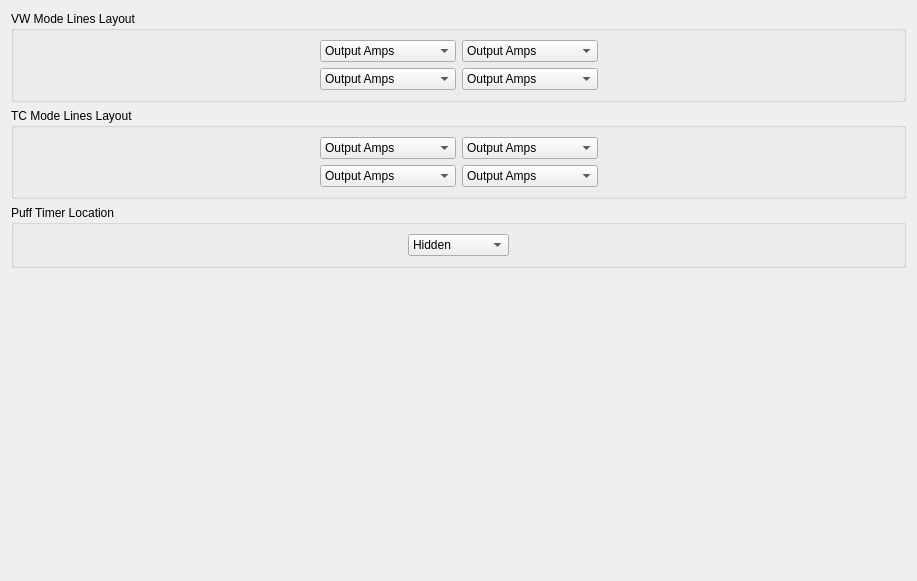
          <widget class="QWidget" name="layoutRPTab">
           <attribute name="title">
            <string>Layout RP</string>
           </attribute>
           <layout class="QVBoxLayout" name="verticalLayout_24">
            <item>
             <widget class="QGroupBox" name="groupBox_3">
              <property name="title">
               <string>VW Mode Lines Layout</string>
              </property>
              <layout class="QGridLayout" name="gridLayout_32">
               <item row="0" column="0">
                <spacer name="horizontalSpacer_10">
                 <property name="orientation">
                  <enum>Qt::Horizontal</enum>
                 </property>
                 <property name="sizeHint" stdset="0">
                  <size>
                   <width>242</width>
                   <height>20</height>
                  </size>
                 </property>
                </spacer>
               </item>
               <item row="0" column="1">
                <widget class="QComboBox" name="screenVWL1Combo">
                 <item>
                  <property name="text">
                   <string>Output Amps</string>
                  </property>
                 </item>
                 <item>
                  <property name="text">
                   <string>Live Resistance</string>
                  </property>
                 </item>
                 <item>
                  <property name="text">
                   <string>Coil Temperature</string>
                  </property>
                 </item>
                 <item>
                  <property name="text">
                   <string>Puffs</string>
                  </property>
                 </item>
                 <item>
                  <property name="text">
                   <string>Puffs Time</string>
                  </property>
                 </item>
                 <item>
                  <property name="text">
                   <string>Battery(s) Volts</string>
                  </property>
                 </item>
                 <item>
                  <property name="text">
                   <string>Battery + V</string>
                  </property>
                 </item>
                 <item>
                  <property name="text">
                   <string>Battery %</string>
                  </property>
                 </item>
                 <item>
                  <property name="text">
                   <string>Board Temperature</string>
                  </property>
                 </item>
                 <item>
                  <property name="text">
                   <string>Last Puff Time</string>
                  </property>
                 </item>
                 <item>
                  <property name="text">
                   <string>Last Power</string>
                  </property>
                 </item>
                 <item>
                  <property name="text">
                   <string>Last Temperature</string>
                  </property>
                 </item>
                </widget>
               </item>
               <item row="0" column="2">
                <widget class="QComboBox" name="screenVWL2Combo">
                 <item>
                  <property name="text">
                   <string>Output Amps</string>
                  </property>
                 </item>
                 <item>
                  <property name="text">
                   <string>Live Resistance</string>
                  </property>
                 </item>
                 <item>
                  <property name="text">
                   <string>Coil Temperature</string>
                  </property>
                 </item>
                 <item>
                  <property name="text">
                   <string>Puffs</string>
                  </property>
                 </item>
                 <item>
                  <property name="text">
                   <string>Puffs Time</string>
                  </property>
                 </item>
                 <item>
                  <property name="text">
                   <string>Battery(s) Volts</string>
                  </property>
                 </item>
                 <item>
                  <property name="text">
                   <string>Battery + V</string>
                  </property>
                 </item>
                 <item>
                  <property name="text">
                   <string>Battery %</string>
                  </property>
                 </item>
                 <item>
                  <property name="text">
                   <string>Board Temperature</string>
                  </property>
                 </item>
                 <item>
                  <property name="text">
                   <string>Last Puff Time</string>
                  </property>
                 </item>
                 <item>
                  <property name="text">
                   <string>Last Power</string>
                  </property>
                 </item>
                 <item>
                  <property name="text">
                   <string>Last Temperature</string>
                  </property>
                 </item>
                </widget>
               </item>
               <item row="0" column="3">
                <spacer name="horizontalSpacer_11">
                 <property name="orientation">
                  <enum>Qt::Horizontal</enum>
                 </property>
                 <property name="sizeHint" stdset="0">
                  <size>
                   <width>241</width>
                   <height>20</height>
                  </size>
                 </property>
                </spacer>
               </item>
               <item row="1" column="1">
                <widget class="QComboBox" name="screenVWL3Combo">
                 <item>
                  <property name="text">
                   <string>Output Amps</string>
                  </property>
                 </item>
                 <item>
                  <property name="text">
                   <string>Live Resistance</string>
                  </property>
                 </item>
                 <item>
                  <property name="text">
                   <string>Coil Temperature</string>
                  </property>
                 </item>
                 <item>
                  <property name="text">
                   <string>Puffs</string>
                  </property>
                 </item>
                 <item>
                  <property name="text">
                   <string>Puffs Time</string>
                  </property>
                 </item>
                 <item>
                  <property name="text">
                   <string>Battery(s) Volts</string>
                  </property>
                 </item>
                 <item>
                  <property name="text">
                   <string>Battery + V</string>
                  </property>
                 </item>
                 <item>
                  <property name="text">
                   <string>Battery %</string>
                  </property>
                 </item>
                 <item>
                  <property name="text">
                   <string>Board Temperature</string>
                  </property>
                 </item>
                 <item>
                  <property name="text">
                   <string>Last Puff Time</string>
                  </property>
                 </item>
                 <item>
                  <property name="text">
                   <string>Last Power</string>
                  </property>
                 </item>
                 <item>
                  <property name="text">
                   <string>Last Temperature</string>
                  </property>
                 </item>
                </widget>
               </item>
               <item row="1" column="2">
                <widget class="QComboBox" name="screenVWL4Combo">
                 <item>
                  <property name="text">
                   <string>Output Amps</string>
                  </property>
                 </item>
                 <item>
                  <property name="text">
                   <string>Live Resistance</string>
                  </property>
                 </item>
                 <item>
                  <property name="text">
                   <string>Coil Temperature</string>
                  </property>
                 </item>
                 <item>
                  <property name="text">
                   <string>Puffs</string>
                  </property>
                 </item>
                 <item>
                  <property name="text">
                   <string>Puffs Time</string>
                  </property>
                 </item>
                 <item>
                  <property name="text">
                   <string>Battery(s) Volts</string>
                  </property>
                 </item>
                 <item>
                  <property name="text">
                   <string>Battery + V</string>
                  </property>
                 </item>
                 <item>
                  <property name="text">
                   <string>Battery %</string>
                  </property>
                 </item>
                 <item>
                  <property name="text">
                   <string>Board Temperature</string>
                  </property>
                 </item>
                 <item>
                  <property name="text">
                   <string>Last Puff Time</string>
                  </property>
                 </item>
                 <item>
                  <property name="text">
                   <string>Last Power</string>
                  </property>
                 </item>
                 <item>
                  <property name="text">
                   <string>Last Temperature</string>
                  </property>
                 </item>
                </widget>
               </item>
              </layout>
             </widget>
            </item>
            <item>
             <widget class="QGroupBox" name="groupBox_4">
              <property name="title">
               <string>TC Mode Lines Layout</string>
              </property>
              <layout class="QGridLayout" name="gridLayout_33">
               <item row="0" column="0">
                <spacer name="horizontalSpacer_12">
                 <property name="orientation">
                  <enum>Qt::Horizontal</enum>
                 </property>
                 <property name="sizeHint" stdset="0">
                  <size>
                   <width>242</width>
                   <height>20</height>
                  </size>
                 </property>
                </spacer>
               </item>
               <item row="0" column="1">
                <widget class="QComboBox" name="screenTCL1Combo">
                 <item>
                  <property name="text">
                   <string>Output Amps</string>
                  </property>
                 </item>
                 <item>
                  <property name="text">
                   <string>Live Resistance</string>
                  </property>
                 </item>
                 <item>
                  <property name="text">
                   <string>Coil Temperature</string>
                  </property>
                 </item>
                 <item>
                  <property name="text">
                   <string>Puffs</string>
                  </property>
                 </item>
                 <item>
                  <property name="text">
                   <string>Puffs Time</string>
                  </property>
                 </item>
                 <item>
                  <property name="text">
                   <string>Battery(s) Volts</string>
                  </property>
                 </item>
                 <item>
                  <property name="text">
                   <string>Battery + V</string>
                  </property>
                 </item>
                 <item>
                  <property name="text">
                   <string>Battery %</string>
                  </property>
                 </item>
                 <item>
                  <property name="text">
                   <string>Board Temperature</string>
                  </property>
                 </item>
                 <item>
                  <property name="text">
                   <string>Last Puff Time</string>
                  </property>
                 </item>
                 <item>
                  <property name="text">
                   <string>Last Power</string>
                  </property>
                 </item>
                 <item>
                  <property name="text">
                   <string>Last Temperature</string>
                  </property>
                 </item>
                </widget>
               </item>
               <item row="0" column="2">
                <widget class="QComboBox" name="screenTCL2Combo">
                 <item>
                  <property name="text">
                   <string>Output Amps</string>
                  </property>
                 </item>
                 <item>
                  <property name="text">
                   <string>Live Resistance</string>
                  </property>
                 </item>
                 <item>
                  <property name="text">
                   <string>Coil Temperature</string>
                  </property>
                 </item>
                 <item>
                  <property name="text">
                   <string>Puffs</string>
                  </property>
                 </item>
                 <item>
                  <property name="text">
                   <string>Puffs Time</string>
                  </property>
                 </item>
                 <item>
                  <property name="text">
                   <string>Battery(s) Volts</string>
                  </property>
                 </item>
                 <item>
                  <property name="text">
                   <string>Battery + V</string>
                  </property>
                 </item>
                 <item>
                  <property name="text">
                   <string>Battery %</string>
                  </property>
                 </item>
                 <item>
                  <property name="text">
                   <string>Board Temperature</string>
                  </property>
                 </item>
                 <item>
                  <property name="text">
                   <string>Last Puff Time</string>
                  </property>
                 </item>
                 <item>
                  <property name="text">
                   <string>Last Power</string>
                  </property>
                 </item>
                 <item>
                  <property name="text">
                   <string>Last Temperature</string>
                  </property>
                 </item>
                </widget>
               </item>
               <item row="0" column="3">
                <spacer name="horizontalSpacer_13">
                 <property name="orientation">
                  <enum>Qt::Horizontal</enum>
                 </property>
                 <property name="sizeHint" stdset="0">
                  <size>
                   <width>241</width>
                   <height>20</height>
                  </size>
                 </property>
                </spacer>
               </item>
               <item row="1" column="1">
                <widget class="QComboBox" name="screenTCL3Combo">
                 <item>
                  <property name="text">
                   <string>Output Amps</string>
                  </property>
                 </item>
                 <item>
                  <property name="text">
                   <string>Live Resistance</string>
                  </property>
                 </item>
                 <item>
                  <property name="text">
                   <string>Coil Temperature</string>
                  </property>
                 </item>
                 <item>
                  <property name="text">
                   <string>Puffs</string>
                  </property>
                 </item>
                 <item>
                  <property name="text">
                   <string>Puffs Time</string>
                  </property>
                 </item>
                 <item>
                  <property name="text">
                   <string>Battery(s) Volts</string>
                  </property>
                 </item>
                 <item>
                  <property name="text">
                   <string>Battery + V</string>
                  </property>
                 </item>
                 <item>
                  <property name="text">
                   <string>Battery %</string>
                  </property>
                 </item>
                 <item>
                  <property name="text">
                   <string>Board Temperature</string>
                  </property>
                 </item>
                 <item>
                  <property name="text">
                   <string>Last Puff Time</string>
                  </property>
                 </item>
                 <item>
                  <property name="text">
                   <string>Last Power</string>
                  </property>
                 </item>
                 <item>
                  <property name="text">
                   <string>Last Temperature</string>
                  </property>
                 </item>
                </widget>
               </item>
               <item row="1" column="2">
                <widget class="QComboBox" name="screenTCL4Combo">
                 <item>
                  <property name="text">
                   <string>Output Amps</string>
                  </property>
                 </item>
                 <item>
                  <property name="text">
                   <string>Live Resistance</string>
                  </property>
                 </item>
                 <item>
                  <property name="text">
                   <string>Coil Temperature</string>
                  </property>
                 </item>
                 <item>
                  <property name="text">
                   <string>Puffs</string>
                  </property>
                 </item>
                 <item>
                  <property name="text">
                   <string>Puffs Time</string>
                  </property>
                 </item>
                 <item>
                  <property name="text">
                   <string>Battery(s) Volts</string>
                  </property>
                 </item>
                 <item>
                  <property name="text">
                   <string>Battery + V</string>
                  </property>
                 </item>
                 <item>
                  <property name="text">
                   <string>Battery %</string>
                  </property>
                 </item>
                 <item>
                  <property name="text">
                   <string>Board Temperature</string>
                  </property>
                 </item>
                 <item>
                  <property name="text">
                   <string>Last Puff Time</string>
                  </property>
                 </item>
                 <item>
                  <property name="text">
                   <string>Last Power</string>
                  </property>
                 </item>
                 <item>
                  <property name="text">
                   <string>Last Temperature</string>
                  </property>
                 </item>
                </widget>
               </item>
              </layout>
             </widget>
            </item>
            <item>
             <widget class="QGroupBox" name="groupBlaBla">
              <property name="title">
               <string>Puff Timer Location</string>
              </property>
              <layout class="QHBoxLayout" name="horizontalLayout_12">
               <item>
                <spacer name="horizontalSpacer_8">
                 <property name="orientation">
                  <enum>Qt::Horizontal</enum>
                 </property>
                 <property name="sizeHint" stdset="0">
                  <size>
                   <width>385</width>
                   <height>20</height>
                  </size>
                 </property>
                </spacer>
               </item>
               <item>
                <widget class="QComboBox" name="screenPuffTimerLocCombo">
                 <item>
                  <property name="text">
                   <string>Hidden</string>
                  </property>
                 </item>
                 <item>
                  <property name="text">
                   <string>Dominant</string>
                  </property>
                 </item>
                 <item>
                  <property name="text">
                   <string>Top Left</string>
                  </property>
                 </item>
                 <item>
                  <property name="text">
                   <string>Top Right</string>
                  </property>
                 </item>
                 <item>
                  <property name="text">
                   <string>Bottom Left</string>
                  </property>
                 </item>
                 <item>
                  <property name="text">
                   <string>Bottom Right</string>
                  </property>
                 </item>
                </widget>
               </item>
               <item>
                <spacer name="horizontalSpacer_9">
                 <property name="orientation">
                  <enum>Qt::Horizontal</enum>
                 </property>
                 <property name="sizeHint" stdset="0">
                  <size>
                   <width>385</width>
                   <height>20</height>
                  </size>
                 </property>
                </spacer>
               </item>
              </layout>
             </widget>
            </item>
            <item>
             <spacer name="verticalSpacer_18">
              <property name="orientation">
               <enum>Qt::Vertical</enum>
              </property>
              <property name="sizeHint" stdset="0">
               <size>
                <width>20</width>
                <height>302</height>
               </size>
              </property>
             </spacer>
            </item>
           </layout>
          </widget>
